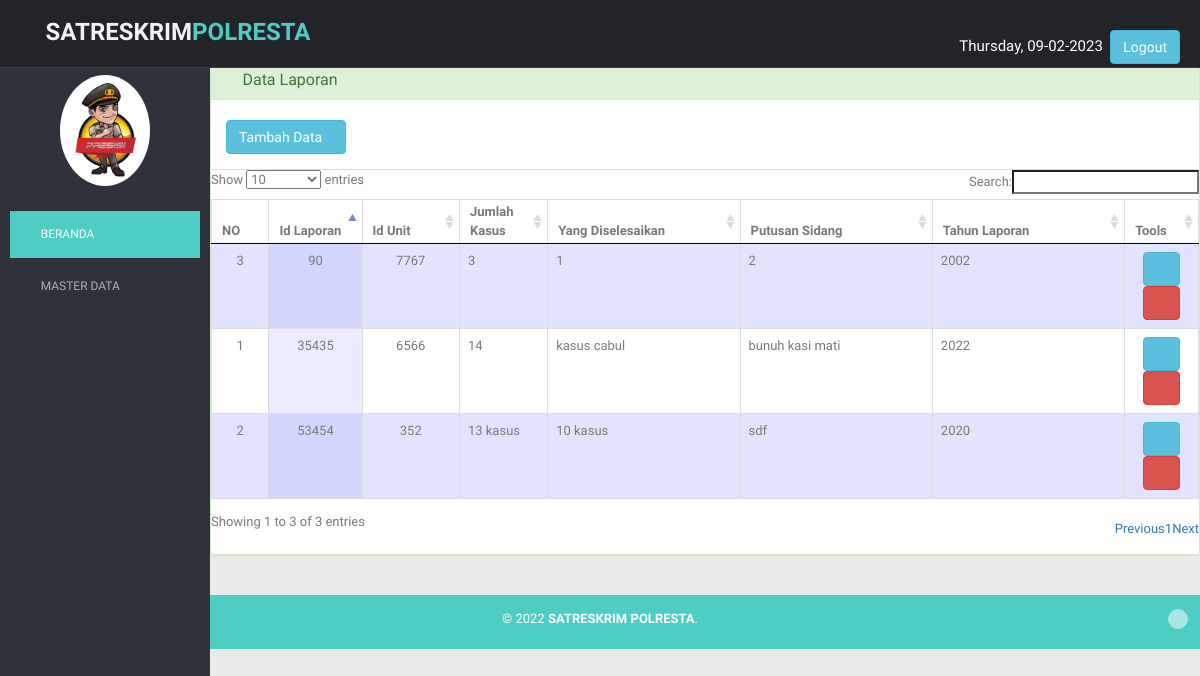
Page /admin/index.php?page=tab (signed in) on the committed database.
### tables this page shows
CREATE TABLE `laporan` (
  `id_laporan` varchar(11) NOT NULL,
  `id_unit` varchar(20) NOT NULL,
  `jumlah_kasus` varchar(20) NOT NULL,
  `yang_diselesaikan` varchar(40) NOT NULL,
  `putusan_sidang` varchar(50) NOT NULL,
  `tahun_laporan` varchar(11) NOT NULL
);

### admin/page/tab/tab.php (the view, shortened to what this page needs)
<?php
require_once "config/koneksi.php";
?>
<div class="row">
                <div class="col-md-12">
                    <div class="panel panel-success">
                        <div class="panel-heading">
                            <h3 class="panel-title"><i class="fa fa-user"></i> Data Laporan </h3>
                        </div>
                        <div class="panel-body">
                           <a href="?page=tab&aksi=tambah" class="btn btn-info" style="margin-top: 5px; ">Tambah Data<i class="fa fa-arrow-circle-right"></i></a>
                       </div>
                        <div class="table-responsive">
        <table cellpadding="0" cellspacing="0" border="0" class="display table table-bordered" id="hidden-table-info">
            <thead>
                <tr class="bg-aqua text-blak">
                    <th>NO</th>
                    <th>Id Laporan</th>
                    <th>Id Unit</th>
                    <th>Jumlah Kasus</th>
                    <th>Yang Diselesaikan</th>
                    <th>Putusan Sidang</th>
                    <th>Tahun Laporan</th>
                    <th>Tools</th>
            </thead>
            <tbody>
            <?php
                $no =1;
                $query=mysqli_query($db, "SELECT * FROM laporan  WHERE id_laporan")
                    or die('Ada kesalahan pada query laporan: '.mysqli_error($db));
                                    while ($data = mysqli_fetch_assoc($query))
                                    { ?>
                                     <tr>
                                      <td width="10" class="center"><?php echo $no; ?></td>
                                        <td width="50" class="center"><?php echo $data['id_laporan']; ?></td>
                                         <td width="80" class="center"><?php echo $data['id_unit']; ?></td>
                                        <td width="50"><?php echo $data['jumlah_kasus']; ?></td>
                                        <td width="150"><?php echo $data['yang_diselesaikan']; ?></td>
                                         <td width="150"><?php echo $data['putusan_sidang']; ?></td>
                                          <td width="150"><?php echo $data['tahun_laporan']; ?></td>
                    <td width="50" class="center">
                       <a title="Ubah" class="btn btn-info" href="?page=tab&aksi=ubah&id_laporan=<?php echo $data['id_laporan']; ?>"><i class="fa fa-edit"></i></a>
                        <a title="Hapus" class="btn btn-danger" href="?page=tab&aksi=hapus&id_laporan=<?php echo $data['id_laporan']; ?>" onclick="return confirm('Anda yakin ingin menghapus laporan <?php echo $data['id_laporan']; ?>?');"><i class="fa fa-trash"></i></a>
                    </td>
                </tr>
            <?php
                $no++;
            } ?>
           </tbody>
          </table>
        </div>
          </div>
</div>
    </div>
</div>

### admin/index.php (shortened to what this page needs)
<?php
require_once "config/koneksi.php";
if ($_SESSION['admin']) {
?>
  <!DOCTYPE html>
  <html lang="en">
  <head>
    <link href="lib/bootstrap/css/bootstrap.min.css" rel="stylesheet">
    <link href="lib/font-awesome/css/font-awesome.css" rel="stylesheet" />
    <link rel="stylesheet" type="text/css" href="css/zabuto_calendar.css">
    <link rel="stylesheet" type="text/css" href="lib/gritter/css/jquery.gritter.css" />
    <link href="lib/advanced-datatable/css/demo_page.css" rel="stylesheet" />
    <link href="lib/advanced-datatable/css/demo_table.css" rel="stylesheet" />
    <link rel="stylesheet" href="lib/advanced-datatable/css/DT_bootstrap.css" />
    <link href="css/style.css" rel="stylesheet">
    <link href="css/style-responsive.css" rel="stylesheet">
  </head>
  <body>
    <section id="container">
      <header class="header black-bg">
        <div class="sidebar-toggle-box">
          <div class="fa fa-bars tooltips" data-placement="right" data-original-title="Toggle Navigation"></div>
        </div>
        <a href="index.php" class="logo"><b>SATRESKRIM<span>POLRESTA</span></b></a>
        <div class="top-menu">
          <ul class="nav pull-right top-menu">
            <div style="color: white;
padding: 9px 5px 3px 5px;
float: right;
font-size: 15px;"> &nbsp; <li><?php echo date('l, d-m-Y');
                              ?> &nbsp;<a class="logout btn btn-info" href="../index.php">Logout</a>
          </ul>
        </div>
      </header>
      <aside>
        <div id="sidebar" class="nav-collapse">
          <ul class="sidebar-menu" id="nav-accordion">
            <p class="centered"><a href="profile.html"><img src="foto/foto.jpg" class="img-circle" width="90"></a></p>
            <li class="mt">
              <a class="active" href="?page=beranda">
                <i class="fa fa-home"></i>
                <span>BERANDA</span>
              </a>
            </li>
            <li class="sub-menu">
              <a href="javascript:;">
                <i class="fa fa-edit"></i>
                <span>MASTER DATA</span>
              </a>
            </li>
        </div>
      </aside>
      <section id="main-content">
        <section class="wrapper">
          <div class="row">
            <div class="d-flex flex-column flex-md-row align-items-center p-3 px-md-4 mb-3 bg-white border-bottom shadow-sm">
              <?php
              $page = isset($_GET['page']) ? $_GET['page'] : "";
              $aksi = isset($_GET['aksi']) ? $_GET['aksi'] : "";
              if (empty($_GET["page"])) {
                include "page/beranda/beranda.php";
              } elseif ($page == "beranda") {
                if ($aksi == "") {
                  include "page/beranda/beranda.php";
                }
              } elseif ($page == "tab") {
                if ($aksi == "") {
                  include "page/tab/tab.php";
                } elseif ($aksi == "tambah") {
                  include "page/tab/tambah.php";
                } elseif ($aksi  ==  "ubah") {
                  include "page/tab/ubah.php";
                } elseif ($aksi  == "hapus") {
                  include "page/tab/hapus.php";
                }
              } elseif ($page == "laporan") {
                if ($aksi == "") {
                  include "page/laporan/lap.php";
                }
              } elseif ($page == "laporanguru") {
                if ($aksi == "") {
                  include "page/laporanguru/laporanguru.php";
                }
              }
              ?>
            </div>
        </section>
      </section>
      <footer class="site-footer">
        <div class="text-center">
          <p>
            &copy; 2022 <strong>SATRESKRIM POLRESTA</strong>.
          </p>
          <a href="index.html#" class="go-top">
            <i class="fa fa-angle-up"></i>
          </a>
        </div>
      </footer>
    </section>
  </body>
  </html>
<?php
} else {
  echo "<script>window.alert('Maaf Anda Harus Login Dulu !!!')
    window.location='../index.php'</script>";
}
?>

### admin/css/style.css (style rules this page uses)
body { color: #797979; background: #eaeaea; font-family: 'Ruda', sans-serif; padding: 0px !important; margin: 0px !important; font-size:13px; }
ul li { list-style: none; }
a, a:hover, a:focus { text-decoration: none; outline: none; }
#container { width: 100%; height: 100%; }
.centered { text-align: center; }
.mt { margin-top: 25px; }
#sidebar { width: 210px; height: 100%; position: fixed; background: #2f323a; }
#sidebar ul li { position: relative; }
ul.sidebar-menu , ul.sidebar-menu li ul.sub { margin: -2px 0 0; padding: 0; }
ul.sidebar-menu { margin-top: 75px; }
ul.sidebar-menu li { margin-bottom: 5px; margin-left:10px; margin-right:10px; }
ul.sidebar-menu li.sub-menu { line-height: 15px; }
ul.sidebar-menu li a span { display: inline-block; }
ul.sidebar-menu li a { color: #aeb2b7; text-decoration: none; display: block; padding: 15px 0 15px 10px; font-size: 12px; outline: none; -webkit-transition: all 0.3s ease; -moz-transition: all 0.3s ease; -o-transition: all 0.3s ease; -ms-transition: all 0.3s ease; transition: all 0.3s ease; }
ul.sidebar-menu li a.active, ul.sidebar-menu li a:hover, ul.sidebar-menu li a:focus { background: #4ECDC4; color: #fff; display: block; -webkit-transition: all 0.3s ease; -moz-transition: all 0.3s ease; -o-transition: all 0.3s ease; -ms-transition: all 0.3s ease; transition: all 0.3s ease; }
ul.sidebar-menu li a i { font-size: 15px; padding-right: 6px; }
ul.sidebar-menu li a.active i { color: #fff; }
#main-content { margin-left: 210px; }
.header, .footer { min-height: 60px; padding: 0 15px; }
.header { position: fixed; left: 0; right: 0; z-index: 1002; }
.black-bg { background: #22242a; border-bottom: 1px solid #393d46; }
.wrapper { display: inline-block; margin-top: 60px; padding-left: 15px; padding-right: 15px; padding-bottom: 15px; padding-top: 0px; width: 100%; }
a.logo { font-size: 24px; color: #f2f2f2; float: left; margin-top: 15px; text-transform: uppercase; }
a.logo b { font-weight: 900; }
a.logo span { color: #4ECDC4; }
.sidebar-toggle-box { float: left; padding-right: 15px; margin-top: 20px; }
.sidebar-toggle-box .fa-bars { cursor: pointer; display: inline-block; font-size: 20px; }
.site-footer { background: #4ECDC4; color: #fff; padding: 15px 0; }
.site-footer p { margin-bottom: 5px; }
.go-top { margin-right: 1%; margin-top: -25px; float: right; background: rgba(255,255,255,.5); width: 20px; height: 20px; border-radius: 50%; -webkit-border-radius: 50%; }
.go-top i { color: #2A3542; }

### rows in the picture
laporan: id_laporan "35435", id_unit "6566", jumlah_kasus "14", yang_diselesaikan "kasus cabul", putusan_sidang "bunuh kasi mati", tahun_laporan "2022"
laporan: id_laporan "53454", id_unit "352", jumlah_kasus "13 kasus", yang_diselesaikan "10 kasus", putusan_sidang "sdf", tahun_laporan "2020"
laporan: id_laporan "90", id_unit "7767", jumlah_kasus "3", yang_diselesaikan "1", putusan_sidang "2", tahun_laporan "2002"
